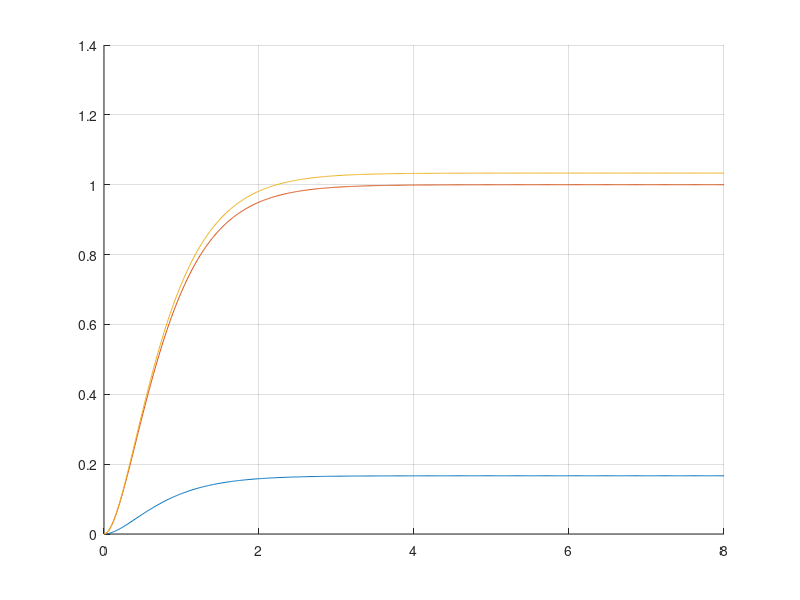

This figure's MATLAB source: (Note: this script raises an error after producing the figure.)
% Chapter26_Lesson1.m
%
% Need for steady-state accuracy in a state-space framework.
% Requires basic MATLAB. The optional ss/lsim part uses Control System Toolbox.

clear; clc; close all;

A = [0 1; -2 -3];
B = [0; 1];
C = [1 0];
D = 0;

K = [4 2];
Acl = A - B*K;

dcClosed = -C * (Acl \ B);
Nbar = 1 / dcClosed;

fprintf('Closed-loop DC map from prefilter input v to y: %.6f\n', dcClosed);
fprintf('Required static prefilter Nbar: %.6f\n\n', Nbar);

t = linspace(0, 8, 600);
x0 = [0; 0];

cases = {
    'Nbar = 1, no disturbance', 1.0, 1.0, 0.0;
    'Nbar = computed, no disturbance', Nbar, 1.0, 0.0;
    'Nbar = computed, disturbance d = 0.2', Nbar, 1.0, 0.2
};

figure; hold on; grid on;
for i = 1:size(cases, 1)
    label = cases{i, 1};
    nb = cases{i, 2};
    r = cases{i, 3};
    d = cases{i, 4};

    inputTotal = nb*r + d;

    % Since the input is constant:
    % x(t) = integral_0^t exp(Acl*(t-s))*B*inputTotal ds.
    % ode45 is used to keep the implementation transparent.
    f = @(time, x) Acl*x + B*inputTotal;
    [tout, xout] = ode45(f, t, x0);
    y = (C*xout')';

    fprintf('%s: final y approximately %.6f, final error %.6f\n', ...
            label, y(end), r - y(end));

    plot(tout, y, 'DisplayName', label);
end

yline(1.0, '--', 'reference', 'DisplayName', 'reference');
xlabel('time (s)');
ylabel('output y(t)');
title('Chapter 26 Lesson 1: steady-state accuracy');
legend('Location', 'best');

% Optional Control System Toolbox version:
% sys1 = ss(Acl, B, C, D);
% y1 = lsim(sys1, ones(size(t))*Nbar, t);
